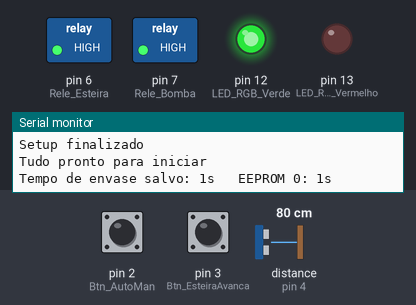
Bench run of a sketch on a simulated Arduino Uno, built with avr-gcc and run on an emulated ATmega328P. Shown: switched loads named in the sketch (green lamp = pin HIGH), output pins drawn as LEDs (lit = HIGH), the last lines printed to the serial monitor. The inputs (shaded band) are chosen by the test bench; at power-on: pin 2 (Btn_AutoMan) HIGH, pin 3 (Btn_EsteiraAvanca) HIGH, distance to the obstacle (sensor on pin 4) 80 cm. The echo pulse lasts 58.3 µs per cm; EEPROM starts erased; pins used as bus, display or sensor lines are not drawn.

Above: at 1.3 s.
1.4 s: pin 2 (Btn_AutoMan) pulled LOW for 0.15 s
At 1.49 s:
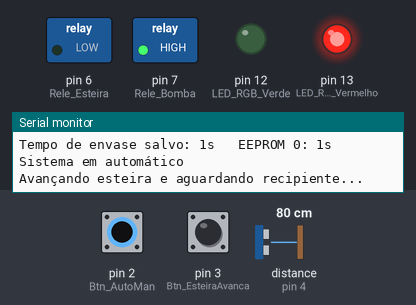
3.0 s: pin 3 (Btn_EsteiraAvanca) pulled LOW for 0.15 s
At 3.08 s:
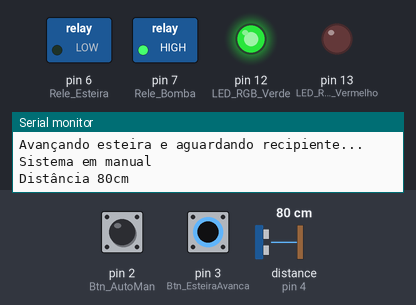
7.6 s: pin 2 (Btn_AutoMan) pulled LOW for 3.2 s
At 9.0 s:
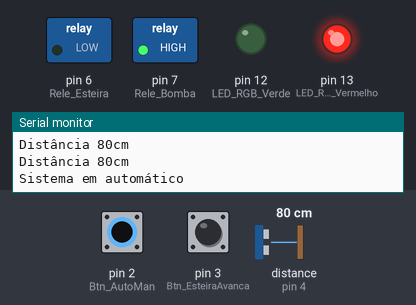
12.3 s: pin 3 (Btn_EsteiraAvanca) pulled LOW for 3.2 s
At 13.4 s:
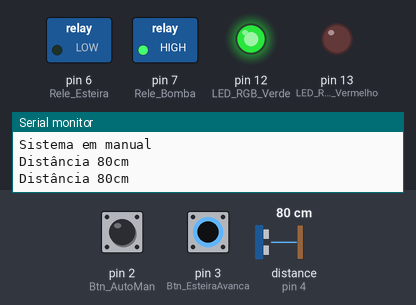
Timing chart, 0 to 17.0 s (numbered marks = the images above; inputs shaded):
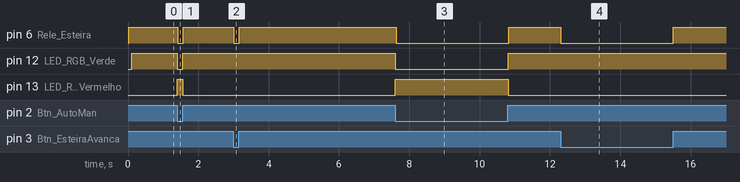

The sketch:

Esteira-Envasadora.ino
```cpp
/*
* Programa : Esteira Envasadora
* Autor : Eliton Roberto Monteiro
* Data: 01/04/2023
* Versão: 1.3v
*/

#include <EEPROM.h>      // incluir a biblioteca EEPROM.
#include "Ultrasonic.h"  // incluir a biblioteca Ultrasonic para funcionar com o sensor ultrassônico HC-SR04, download em https://github.com/makerhero/Ultrasonic.git.

const int Btn_AutoMan = 2;        // Pino digital utilizado pelo botão automático = 1, Manual = 0.
const int Btn_EsteiraAvanca = 3;  // Pino digital utilizado pelo botão avança esteira.
const int echoPin = 4;            // Pino digital utilizado pelo HC-SR04 ECHO(RECEBE).
const int trigPin = 5;            // Pino digital utilizado pelo HC-SR04 TRIG(ENVIA).
const int Rele_Esteira = 6;       // Pino digital utilizado pelo rele da Esteira.
const int Rele_Bomba = 7;         // Pino digital utilizado pelo rele da Bomba.
const int LED_RGB_Verde = 12;     // Pino digital utilizado pelo LED RGB cor verde para sinalizar sistema em manual.
const int LED_RGB_Vermelho = 13;  // Pino digital utilizado pelo LED RGB cor vermelha para sinalizar sistema em automático.

Ultrasonic ultrasonic(trigPin, echoPin);  //Iniciando os pinos do HC-SR04.

// Configuração das variáveis
unsigned long startTime;
unsigned long currentTime;
const unsigned long period = 2000;
int TempoEnvase = 0;                    // variável para armazenar tempo de envase.
int TempoEnvaseSalvo = 0;               // variável para armazenar tempo de envase alterado durante execução.
int Contador = 0;                       // variável para armazenar quantidade de recipientes cheios.
int ContadorAnterior = 1;               // variável para armazenar quantidade de recipientes cheios anteriormente.
int estado = 0;                         // variável para leitura do pushbutton
int distancia;                          // variável para armazenar distância lida pelo sensor HC-SR04.
String result;                          // variável para armazenar resultado da leitura do sensor HC-SR04.
boolean RecipienteCheio = true;         // variável para confirmar recipientes cheios.
boolean Est_Automatico = false;         // variável para confirmar estado de automático.
boolean RecipientePosicionado = false;  // variável para indicar recipiente na posição de envase.
boolean LIGA = false;                   // variável para armazenar estado pra ligar reles.
boolean DESLIGA = true;                 // variável para armazenar estado pra desligar reles.
boolean BombaEstado = false;


void setup() {
  Serial.begin(9600);                                                                  // Inicia comunicação serial.
  Serial.print(F("Sketch:   " __FILE__ "\nCompiled: " __DATE__ " " __TIME__ "\n\n"));  // Só para saber qual programa está rodando no meu Arduino.
  Serial.println("\n\n\nIniciando Setup...");                                          // Imprime o texto no monitor serial.
  pinMode(Rele_Bomba, OUTPUT);                                                         // define o pino do rele liga bomba como saída do Arduíno.
  pinMode(LED_RGB_Vermelho, OUTPUT);                                                   // define o pino do LED RGB cor verde saída do Arduíno.
  pinMode(LED_RGB_Verde, OUTPUT);                                                      // define o pino do LED RGB cor vermelha saída do Arduíno.
  pinMode(Rele_Esteira, OUTPUT);                                                       // define o pino do rele liga esteira como saída do Arduíno.
  pinMode(Btn_AutoMan, INPUT_PULLUP);                                                  // define pino do botão automático como entrada do Arduíno.
  pinMode(Btn_EsteiraAvanca, INPUT_PULLUP);                                            // define pino do botão avança esteira como entrada do Arduíno.
  pinMode(echoPin, INPUT);                                                             // define pino como entrada do HC-SR04.
  pinMode(trigPin, OUTPUT);                                                            // define pino como saída do HC-SR04.
  digitalWrite(Rele_Esteira, DESLIGA);                                                 // Inicia esteira desligada.
  digitalWrite(Rele_Bomba, DESLIGA);                                                   // Inicia bomba desligada.
  TempoEnvaseSalvo = (EEPROM.read(0) * 1000);                                          // Recupera valor do tempo salvo do envase.
  TempoEnvase = TempoEnvaseSalvo;                                                      // Configura valor do tempo de envase que foi salvo na EEPROM.
  // Função if para garantir tempo mínimo de 1s do envase.
  if (TempoEnvase < 1000) {
    TempoEnvase = 1000;
  }
  Serial.print("Tempo de envase configurado para: ");  // Imprime o texto no monitor serial.
  Serial.print(TempoEnvase / 1000);                    // Imprime o texto no monitor serial.
  Serial.println("s");                                 // Imprime o texto no monitor serial.
  Serial.println("Setup finalizado");                  // Imprime o texto no monitor serial.
  Serial.println("Tudo pronto para iniciar");          // Imprime o texto no monitor serial.
}

void loop() {

  // Lê o estado do botão automático ou manual: manual (HIGH) ou automático (LOW), e armazena o estado invertido na variável Est_Automatico.
  if (Est_Automatico == digitalRead(Btn_AutoMan)) {
    Est_Automatico = !digitalRead(Btn_AutoMan);                                                          // O estado do botão automático/manual é armazena na variável Est_Automatico de forma invertida.
    Est_Automatico ? Serial.println("\nSistema em automático") : Serial.println("\nSistema em manual");  // Imprime o texto no monitor serial.
  }

  // Controle dos LEDs para indicar estado automático ou manual.
  if (Est_Automatico) {
    digitalWrite(LED_RGB_Vermelho, HIGH);  // Liga LED RGB cor vermelha que indicar estado automático.
    digitalWrite(LED_RGB_Verde, LOW);      // Desliga LED RGB cor verde que indicar estado manual.
  } else {
    digitalWrite(LED_RGB_Vermelho, LOW);  // desliga LED RGB cor vermelha que indicar estado automático.
    digitalWrite(LED_RGB_Verde, HIGH);    // Liga LED RGB cor verde que indicar estado manual.
  }

  hcsr04();                // Função usada para verificar posição do recipiente.
  StartEsteira();          // Função de controle da esteira.
  StartEnvase();           // Função de controle da bomba de envase.
  ComunicacaoBluetooth();  // Função de controle da comunicação Bluetooth.
  SalvaTempoEnvase();      // Função de controle do tempo de envase que é salvo na EEPROM.

  currentTime = millis();
  // Quando o sistema estiver em manual será mostrado no monitor serial a distância lida pelo sensor hcsr04 a cada 2s.
  if (!Est_Automatico && distancia < 999 && (currentTime - startTime >= period)) {
    Serial.print("Distância ");  // Imprime o texto no monitor serial
    Serial.print(distancia);     // Imprime a distância medida no monitor serial
    Serial.println("cm");        // Imprime o texto no monitor serial
    startTime = currentTime;
  }
}

// Função responsável por calcular a distância
void hcsr04() {
  digitalWrite(trigPin, LOW);   // Seta o pino 7 com um pulso baixo "LOW"
  delayMicroseconds(10);        // Intervalo de 2 microssegundos
  digitalWrite(trigPin, HIGH);  // Seta o pino 8 com um pulso baixo "HIGH"
  delayMicroseconds(10);        // Intervalo de 10 microssegundos
  digitalWrite(trigPin, LOW);   // Seta o pino 7 com um pulso baixo "LOW" novamente
  // Função ranging, faz a conversão do tempo de resposta do echo em centímetros, e armazena na variável "distancia"
  distancia = (ultrasonic.Ranging(CM));  // variável global recebe o valor da distância medida
  if (distancia == 0) {
    distancia = 999;
  }
  result = String(distancia);  // variável global do tipo string recebe a distância(convertido de inteiro para string)
  delay(10);                   // intervalo de 10 milissegundos

  // Aqui definimos a posição do recipiente, nesse caso deve ser menor que 7cm.
  if (distancia <= 7) {
    RecipientePosicionado = true;  // Recipiente posicionado de maneira correta.
  } else {
    RecipientePosicionado = false;  // Recipiente não está na posição esperada.
  }
}

// Função responsável pelo funcionamento da esteira.
void StartEsteira() {
  // Operação da esteira em automático.
  if (Est_Automatico) {
    // Liga a esteira em automático se recipiente estiver cheio ou não estiver na posição de envase.
    if (RecipienteCheio || RecipientePosicionado == false) {
      // Envia mensagem de "Avançando esteira e aguardando recipiente..." após envase.
      if (Contador != ContadorAnterior) {
        ContadorAnterior = Contador;                                           // Variável ContadorAnterior recebe valor de Contador.
        Serial.println("\n\n\nAvançando esteira e aguardando recipiente...");  // Imprime o texto no monitor serial.
      }
      digitalWrite(Rele_Esteira, LIGA);  // Liga esteira em automático, após envase.
      // Confirma recipiente fora de posição após esteirar ligar.
      if (RecipientePosicionado == LOW) {
        RecipienteCheio = false;  // Confirma que próximo recipiente não está cheio após esteirar ligar.
      }

    } else {
      digitalWrite(Rele_Esteira, DESLIGA);  // Desliga esteira em automático.
      delay(1000);                          // Aguarda 1s para confirmar esteira parada.
      hcsr04();                             // Função usada para verificar posição do recipiente.
    }
  } else {
    // Verifica se botão avança esteira esta precionado.
    if (!digitalRead(Btn_EsteiraAvanca)) {
      // Liga esteira em manual.
      digitalWrite(Rele_Esteira, LIGA);
    } else {
      // Desliga esteira em manual.
      digitalWrite(Rele_Esteira, DESLIGA);
    }
  }
}

// Função responsável pelo funcionamento do envase.
void StartEnvase() {

  boolean EST_Esteira = digitalRead(Rele_Esteira);

  if (Est_Automatico) {
    // Função if para iniciar envase, esteira deve estar desligada e recipiente vazio e na posição.
    if (EST_Esteira == DESLIGA && RecipienteCheio == false && RecipientePosicionado) {
      Serial.print("Recipiente posicionado a ");     // Imprime o texto no monitor serial.
      Serial.print(distancia);                       // Imprime a distância medida no monitor serial.
      Serial.println("cm");                          // Imprime o texto no monitor serial.
      Serial.print("Envasamento iniciado tempo: ");  // Imprime o texto no monitor serial.
      Serial.print(TempoEnvase / 1000);              // Imprime o texto no monitor serial.
      Serial.println("s");                           // Imprime o texto no monitor serial.
      digitalWrite(Rele_Bomba, LIGA);                // Liga bomba de envase.
      delay(TempoEnvase);                            // Aguarda tempo de envase
      digitalWrite(Rele_Bomba, DESLIGA);             // Desliga bomba de envase.
      Serial.print("Recipiente cheio! ");            // Imprime o texto no monitor serial.
      RecipienteCheio = true;                        // Confirma recipiente cheio.
      Contador++;                                    // Incrementa contador.
      Serial.print("Total: ");                       // Imprime o texto no monitor serial.
      Serial.println(Contador);                      // Imprime o texto no monitor serial.
      delay(1000);                                   // Aguarda 1s para iniciar movimento da esteira.
    }
  } else {
    digitalWrite(Rele_Bomba, DESLIGA);  // Desliga bomba em manual
  }
}

void SalvaTempoEnvase() {
  // Caso o tempo de envase salvo seja diferente do tempo de envase atual atualizamos o endereço 0 da EEPROM com o novo tempo de envase.
  if (TempoEnvaseSalvo != TempoEnvase) {
    TempoEnvaseSalvo = TempoEnvase;            // Armazena TempoEnvase na variável TempoEnvaseSalvo.
    EEPROM.write(0, TempoEnvaseSalvo / 1000);  // Divide TempoEnvaseSalvo por 1000 e armazena no endereço 0 da EEPROM.
    Serial.print("Tempo de envase salvo: ");   // Imprime o texto no monitor serial.
    Serial.print(TempoEnvaseSalvo / 1000);     // Imprime o texto no monitor serial.
    Serial.print("s \t");                      // Imprime o texto no monitor serial.
    Serial.print("EEPROM 0: ");                // Imprime o texto no monitor serial.
    Serial.print(EEPROM.read(0));              // Imprime o texto no monitor serial.
    Serial.println("s");                       // Imprime o texto no monitor serial.
  }
}

void ComunicacaoBluetooth() {
  // Verifica se foi recebido algo na serial.
  if (Serial.available() > 0) {
    char Recebido = Serial.read();  // Armazena carácter recebido na variável Recebido.
    Serial.print("Recebido: ");     // Imprime o texto no monitor serial.
    Serial.println(Recebido);       // Imprime o texto no monitor serial.

    // Incrementa valor do tempo de envase.
    if (Recebido == '+') {

      if (TempoEnvase < 30000) {
        TempoEnvase = (TempoEnvase + 1000);  // Incrementa 1 segundo no valor do tempo de envase.
      }
      Serial.print("Tempo envase: ");    // Imprime o texto no monitor serial.
      Serial.print(TempoEnvase / 1000);  // Imprime o texto no monitor serial.
      Serial.println("s");               // Imprime o texto no monitor serial.
    }

    // Decrementa valor do tempo de envase.
    if (Recebido == '-') {

      if (TempoEnvase > 1000) {
        TempoEnvase = TempoEnvase - 1000;  // Decrementa 1 segundo no valor do tempo de envase.
      }
      Serial.print("Tempo envase: ");    // Imprime o texto no monitor serial.
      Serial.print(TempoEnvase / 1000);  // Imprime o texto no monitor serial.
      Serial.println("s");               // Imprime o texto no monitor serial.
    }

    // Incrementa valor do contador de envase.
    if (Recebido == 'm') {

      if (Contador < 10000) {
        Contador++;  // Incrementa 1 unidade no valor do contador de envase.
      }
      Serial.print("Números de recipiente cheio = ");  // Imprime o texto no monitor serial.
      Serial.println(Contador);                        // Imprime o texto no monitor serial.
    }

    // Decrementa valor do contador de envase.
    if (Recebido == 'n') {

      if (Contador > 0) {
        Contador--;  // Decrementa 1 unidade no valor do contador de envase.
      }
      Serial.print("Números de recipiente cheio = ");  // Imprime o texto no monitor serial.
      Serial.println(Contador);                        // Imprime o texto no monitor serial.
    }
    // zera valor do contador de envase.
    if (Recebido == 'z') {
      Contador = 0;                                    // zera valor do contador de envase.
      Serial.print("Números de recipiente cheio = ");  // Imprime o texto no monitor serial.
      Serial.println(Contador);                        // Imprime o texto no monitor serial.
    }
  }
}
```

Measured:
- after the input at 1.4 s, pin 6 (Rele_Esteira), pin 12 (LED_RGB_Verde): HIGH → LOW at once, → HIGH 0.15 s later; pin 13 (LED_RGB_Vermelho): LOW → HIGH at once, → LOW 0.15 s later
- after the input at 3.0 s, pin 6 (Rele_Esteira): HIGH → LOW at once, → HIGH 0.15 s later
- after the input at 7.6 s, pin 6 (Rele_Esteira), pin 12 (LED_RGB_Verde): HIGH → LOW at once, → HIGH 3.2 s later; pin 13 (LED_RGB_Vermelho): LOW → HIGH at once, → LOW 3.2 s later
- after the input at 12.3 s, pin 6 (Rele_Esteira): HIGH → LOW at once, → HIGH 3.2 s later
